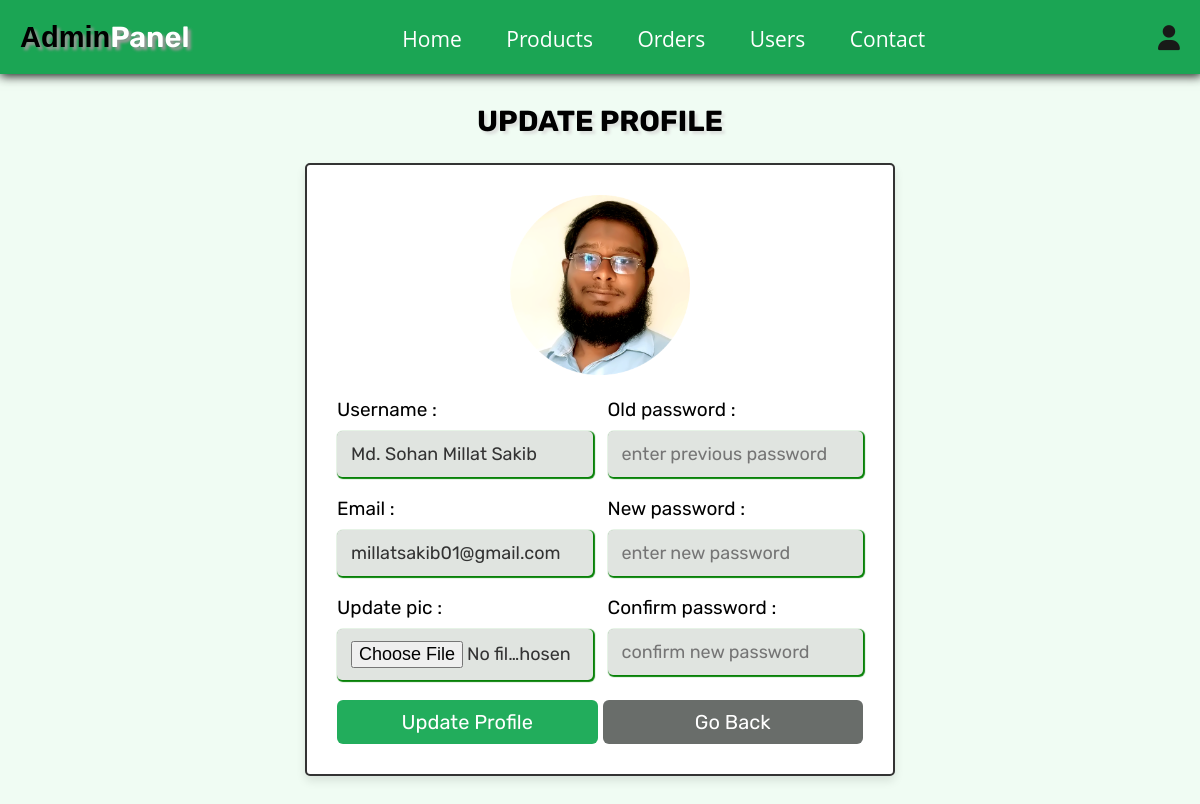
The page /admin_update_profile.php (signed in) on the database its author committed.
### tables this page shows
CREATE TABLE
  `users` (
    `id` int (100) NOT NULL,
    `name` varchar(100) NOT NULL,
    `email` varchar(100) NOT NULL,
    `password` varchar(100) NOT NULL,
    `user_type` varchar(20) NOT NULL DEFAULT 'user',
    `image` varchar(100) NOT NULL
  );

### admin_update_profile.php (the view, shortened to what this page needs)
<?php
@include 'config.php';
?>
<!DOCTYPE html>
<html lang="en">
<head>
   <link rel="stylesheet" href="https://cdnjs.cloudflare.com/ajax/libs/font-awesome/6.1.1/css/all.min.css">
   <link rel="stylesheet" href="css/components.css">
</head>
<body>
   <?php include 'admin_header.php'; ?>
   <section class="update-profile">
      <h1 class="title">update profile</h1>
      <form action="" method="POST" enctype="multipart/form-data">
         <img src="uploaded_img/<?= $fetch_profile['image']; ?>" alt="">
         <div class="flex">
            <div class="inputBox">
               <span>Username :</span>
               <input type="text" name="name" value="<?= $fetch_profile['name']; ?>" placeholder="update username" required class="box">
               <span>Email :</span>
               <input type="email" name="email" value="<?= $fetch_profile['email']; ?>" placeholder="update email" required class="box">
               <span>Update pic :</span>
               <input type="file" name="image" accept="image/jpg, image/jpeg, image/png" class="box">
            </div>
            <div class="inputBox">
               <span>Old password :</span>
               <input type="password" name="update_pass" placeholder="enter previous password" class="box">
               <span>New password :</span>
               <input type="password" name="new_pass" placeholder="enter new password" class="box">
               <span>Confirm password :</span>
               <input type="password" name="confirm_pass" placeholder="confirm new password" class="box">
            </div>
         </div>
         <div class="flex-btn">
            <input type="submit" class="btn" value="update profile" name="update_profile">
            <a href="admin_page.php" class="option-btn">go back</a>
         </div>
      </form>
   </section>
</body>
</html>

### css/components.css (style rules this page uses)
:root { --green: rgb(38, 173, 95); --orange: #f39c12; --red: #e74c3c; --black: #333; --light-color: #666; --white: #fff; --light-bg: #f6f6f6; --border: 0.2rem solid var(--black); --box-shadow: 0 0.5rem 1rem rgba(0, 0, 0, 0.1); --text-decoration: none; }
* { font-family: "Rubik", sans-serif; margin: 0; padding: 0; box-sizing: border-box; outline: none; border: none; text-decoration: none; }
body { background-color: rgb(240, 252, 243); }
html { font-size: 62.5%; overflow-x: hidden; scroll-behavior: smooth; scroll-padding-top: 6.5rem; }
section { padding: 3rem 2rem; max-width: 1200px; margin: 0 auto; }
.btn, .delete-btn, .option-btn { display: block; margin-top: 1rem; border-radius: 0.6rem; color: var(--white); font-size: 2rem; padding: 10px; text-transform: capitalize; cursor: pointer; text-align: center; }
.btn { background-color: #22ad5c; }
.option-btn { background-color: rgb(105, 109, 106); color: rgb(255, 255, 255); }
.flex-btn { display: flex; flex-wrap: wrap; gap: 0.5rem; }
.flex-btn > * { flex: 1; }
.title { text-align: center; margin-bottom: 2.5rem; text-transform: uppercase; color:rgb(0, 0, 0); font-size: 2.9rem; text-shadow: 3px 3px 3px #dde0dd; }
.update-profile form { max-width: 59rem; margin: 0 auto; background-color:#ffffff; box-shadow: var(--box-shadow); border: var(--border); border-radius: 0.5rem; padding: 3rem; text-align: center; }
.update-profile form .flex { display: flex; gap: 1.5rem; justify-content: space-between; }
.update-profile form img { height: 18rem; width: 18rem; margin-bottom: 1rem; border-radius: 10%; object-fit: cover; }
.update-profile form .inputBox { text-align: left; width: 50%; }
.update-profile form .inputBox span { display: block; padding-top: 1rem; font-size:1.9rem; color: #000000; }
.update-profile form .inputBox .box { width: 100%; padding: 1.2rem 1.4rem; font-size: 1.8rem; color: var(--black); border-radius: 0.5rem; box-shadow: 1px 1px 1px 1px rgb(7, 129, 7); margin: 1rem 0; background-color:#e0e4e0; }

### rows shown on the page
users: image (picture), name "Md. Sohan Millat Sakib", email "millatsakib01@gmail.com"
